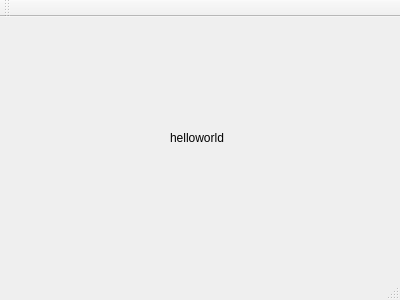
<?xml version="1.0" encoding="UTF-8"?>
<ui version="4.0">
 <class>MainWindow</class>
 <widget class="QMainWindow" name="MainWindow">
  <property name="geometry">
   <rect>
    <x>0</x>
    <y>0</y>
    <width>400</width>
    <height>300</height>
   </rect>
  </property>
  <property name="windowTitle">
   <string>MainWindow</string>
  </property>
  <widget class="QWidget" name="centralWidget">
   <widget class="QLabel" name="label">
    <property name="geometry">
     <rect>
      <x>170</x>
      <y>110</y>
      <width>61</width>
      <height>21</height>
     </rect>
    </property>
    <property name="text">
     <string>helloworld</string>
    </property>
   </widget>
  </widget>
  <widget class="QMenuBar" name="menuBar">
   <property name="geometry">
    <rect>
     <x>0</x>
     <y>0</y>
     <width>400</width>
     <height>23</height>
    </rect>
   </property>
  </widget>
  <widget class="QToolBar" name="mainToolBar">
   <attribute name="toolBarArea">
    <enum>TopToolBarArea</enum>
   </attribute>
   <attribute name="toolBarBreak">
    <bool>false</bool>
   </attribute>
  </widget>
  <widget class="QStatusBar" name="statusBar"/>
 </widget>
 <layoutdefault spacing="6" margin="11"/>
 <resources/>
 <connections/>
</ui>
